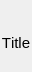
<?xml version="1.0" encoding="UTF-8"?>
<ui version="4.0">
 <class>DesktopIcon</class>
 <widget class="QWidget" name="DesktopIcon">
  <property name="enabled">
   <bool>true</bool>
  </property>
  <property name="geometry">
   <rect>
    <x>0</x>
    <y>0</y>
    <width>32</width>
    <height>50</height>
   </rect>
  </property>
  <property name="sizePolicy">
   <sizepolicy hsizetype="Minimum" vsizetype="Minimum">
    <horstretch>0</horstretch>
    <verstretch>0</verstretch>
   </sizepolicy>
  </property>
  <property name="minimumSize">
   <size>
    <width>32</width>
    <height>32</height>
   </size>
  </property>
  <property name="maximumSize">
   <size>
    <width>86</width>
    <height>76</height>
   </size>
  </property>
  <property name="windowTitle">
   <string>Form</string>
  </property>
  <layout class="QVBoxLayout" name="verticalLayout">
   <property name="spacing">
    <number>2</number>
   </property>
   <property name="sizeConstraint">
    <enum>QLayout::SetMinAndMaxSize</enum>
   </property>
   <property name="leftMargin">
    <number>0</number>
   </property>
   <property name="topMargin">
    <number>0</number>
   </property>
   <property name="rightMargin">
    <number>0</number>
   </property>
   <property name="bottomMargin">
    <number>0</number>
   </property>
   <item>
    <widget class="QWidget" name="widget" native="true">
     <property name="sizePolicy">
      <sizepolicy hsizetype="Minimum" vsizetype="Fixed">
       <horstretch>0</horstretch>
       <verstretch>0</verstretch>
      </sizepolicy>
     </property>
     <property name="minimumSize">
      <size>
       <width>32</width>
       <height>32</height>
      </size>
     </property>
     <property name="maximumSize">
      <size>
       <width>86</width>
       <height>32</height>
      </size>
     </property>
     <property name="styleSheet">
      <string notr="true">background: transparent</string>
     </property>
     <layout class="QGridLayout" name="gridLayout">
      <property name="sizeConstraint">
       <enum>QLayout::SetMinimumSize</enum>
      </property>
      <property name="leftMargin">
       <number>0</number>
      </property>
      <property name="topMargin">
       <number>0</number>
      </property>
      <property name="rightMargin">
       <number>0</number>
      </property>
      <property name="bottomMargin">
       <number>0</number>
      </property>
      <item row="0" column="0">
       <widget class="QWidget" name="iconPlaceholder" native="true">
        <property name="sizePolicy">
         <sizepolicy hsizetype="Fixed" vsizetype="Fixed">
          <horstretch>0</horstretch>
          <verstretch>0</verstretch>
         </sizepolicy>
        </property>
        <property name="minimumSize">
         <size>
          <width>32</width>
          <height>32</height>
         </size>
        </property>
        <property name="maximumSize">
         <size>
          <width>32</width>
          <height>32</height>
         </size>
        </property>
        <property name="styleSheet">
         <string notr="true">background: transparent</string>
        </property>
        <widget class="QLabel" name="iconLabel">
         <property name="geometry">
          <rect>
           <x>0</x>
           <y>0</y>
           <width>32</width>
           <height>32</height>
          </rect>
         </property>
         <property name="sizePolicy">
          <sizepolicy hsizetype="Fixed" vsizetype="Fixed">
           <horstretch>0</horstretch>
           <verstretch>0</verstretch>
          </sizepolicy>
         </property>
         <property name="minimumSize">
          <size>
           <width>32</width>
           <height>32</height>
          </size>
         </property>
         <property name="maximumSize">
          <size>
           <width>32</width>
           <height>32</height>
          </size>
         </property>
         <property name="styleSheet">
          <string notr="true">background: transparent</string>
         </property>
         <property name="text">
          <string/>
         </property>
         <property name="pixmap">
          <pixmap resource="../res.qrc">:/Resources/Style/Assets/Icons/Error.ico</pixmap>
         </property>
         <property name="scaledContents">
          <bool>true</bool>
         </property>
        </widget>
        <widget class="QLabel" name="shortcutLabel">
         <property name="geometry">
          <rect>
           <x>0</x>
           <y>0</y>
           <width>32</width>
           <height>32</height>
          </rect>
         </property>
         <property name="sizePolicy">
          <sizepolicy hsizetype="Fixed" vsizetype="Fixed">
           <horstretch>0</horstretch>
           <verstretch>0</verstretch>
          </sizepolicy>
         </property>
         <property name="minimumSize">
          <size>
           <width>32</width>
           <height>32</height>
          </size>
         </property>
         <property name="maximumSize">
          <size>
           <width>32</width>
           <height>32</height>
          </size>
         </property>
         <property name="styleSheet">
          <string notr="true">background: transparent</string>
         </property>
         <property name="pixmap">
          <pixmap resource="../res.qrc">:/Resources/Style/Assets/Icons/Shortcut.ico</pixmap>
         </property>
         <property name="scaledContents">
          <bool>true</bool>
         </property>
        </widget>
       </widget>
      </item>
     </layout>
    </widget>
   </item>
   <item>
    <widget class="QStackedWidget" name="titleStack">
     <property name="sizePolicy">
      <sizepolicy hsizetype="Minimum" vsizetype="Preferred">
       <horstretch>0</horstretch>
       <verstretch>0</verstretch>
      </sizepolicy>
     </property>
     <property name="minimumSize">
      <size>
       <width>32</width>
       <height>0</height>
      </size>
     </property>
     <property name="maximumSize">
      <size>
       <width>86</width>
       <height>38</height>
      </size>
     </property>
     <property name="styleSheet">
      <string notr="true">background: transparent</string>
     </property>
     <property name="currentIndex">
      <number>0</number>
     </property>
     <widget class="QWidget" name="titlePage">
      <property name="sizePolicy">
       <sizepolicy hsizetype="Minimum" vsizetype="Preferred">
        <horstretch>0</horstretch>
        <verstretch>0</verstretch>
       </sizepolicy>
      </property>
      <property name="minimumSize">
       <size>
        <width>32</width>
        <height>0</height>
       </size>
      </property>
      <property name="maximumSize">
       <size>
        <width>86</width>
        <height>38</height>
       </size>
      </property>
      <layout class="QVBoxLayout" name="titlePageLayout">
       <property name="spacing">
        <number>0</number>
       </property>
       <property name="sizeConstraint">
        <enum>QLayout::SetMinAndMaxSize</enum>
       </property>
       <property name="leftMargin">
        <number>0</number>
       </property>
       <property name="topMargin">
        <number>0</number>
       </property>
       <property name="rightMargin">
        <number>0</number>
       </property>
       <property name="bottomMargin">
        <number>0</number>
       </property>
       <item>
        <widget class="QLabel" name="titleLabel">
         <property name="sizePolicy">
          <sizepolicy hsizetype="Minimum" vsizetype="Preferred">
           <horstretch>0</horstretch>
           <verstretch>0</verstretch>
          </sizepolicy>
         </property>
         <property name="minimumSize">
          <size>
           <width>32</width>
           <height>0</height>
          </size>
         </property>
         <property name="maximumSize">
          <size>
           <width>86</width>
           <height>38</height>
          </size>
         </property>
         <property name="font">
          <font>
           <pointsize>11</pointsize>
           <kerning>false</kerning>
          </font>
         </property>
         <property name="styleSheet">
          <string notr="true">background: transparent;
line-height: 9px;</string>
         </property>
         <property name="text">
          <string>Title</string>
         </property>
         <property name="alignment">
          <set>Qt::AlignHCenter|Qt::AlignTop</set>
         </property>
         <property name="wordWrap">
          <bool>true</bool>
         </property>
        </widget>
       </item>
      </layout>
     </widget>
     <widget class="QWidget" name="editPage">
      <property name="sizePolicy">
       <sizepolicy hsizetype="Minimum" vsizetype="Preferred">
        <horstretch>0</horstretch>
        <verstretch>0</verstretch>
       </sizepolicy>
      </property>
      <property name="minimumSize">
       <size>
        <width>32</width>
        <height>0</height>
       </size>
      </property>
      <property name="maximumSize">
       <size>
        <width>86</width>
        <height>38</height>
       </size>
      </property>
      <layout class="QVBoxLayout" name="editPageLayout">
       <property name="spacing">
        <number>0</number>
       </property>
       <property name="sizeConstraint">
        <enum>QLayout::SetMinAndMaxSize</enum>
       </property>
       <property name="leftMargin">
        <number>0</number>
       </property>
       <property name="topMargin">
        <number>0</number>
       </property>
       <property name="rightMargin">
        <number>0</number>
       </property>
       <property name="bottomMargin">
        <number>0</number>
       </property>
       <item>
        <widget class="DesktopIconTextEdit" name="lineEdit">
         <property name="sizePolicy">
          <sizepolicy hsizetype="Minimum" vsizetype="Expanding">
           <horstretch>0</horstretch>
           <verstretch>0</verstretch>
          </sizepolicy>
         </property>
         <property name="minimumSize">
          <size>
           <width>32</width>
           <height>0</height>
          </size>
         </property>
         <property name="maximumSize">
          <size>
           <width>86</width>
           <height>38</height>
          </size>
         </property>
         <property name="font">
          <font>
           <pointsize>11</pointsize>
          </font>
         </property>
         <property name="verticalScrollBarPolicy">
          <enum>Qt::ScrollBarAlwaysOff</enum>
         </property>
         <property name="horizontalScrollBarPolicy">
          <enum>Qt::ScrollBarAlwaysOff</enum>
         </property>
         <property name="sizeAdjustPolicy">
          <enum>QAbstractScrollArea::AdjustToContents</enum>
         </property>
         <property name="undoRedoEnabled">
          <bool>false</bool>
         </property>
         <property name="acceptRichText">
          <bool>false</bool>
         </property>
        </widget>
       </item>
      </layout>
     </widget>
    </widget>
   </item>
  </layout>
 </widget>
 <customwidgets>
  <customwidget>
   <class>DesktopIconTextEdit</class>
   <extends>QTextEdit</extends>
   <header location="global">SystemElements/DesktopIconTextEdit.h</header>
  </customwidget>
 </customwidgets>
 <resources>
  <include location="../res.qrc"/>
 </resources>
 <connections/>
</ui>
